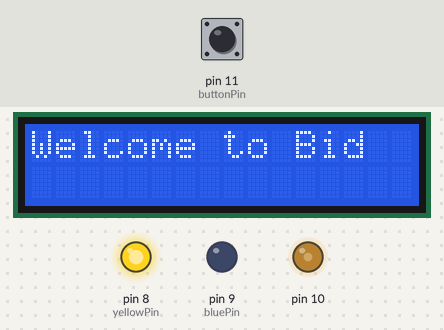
A sketch run on a simulated Arduino Uno, built with avr-gcc and run on an emulated ATmega328P. Parts: 16×2 character LCD, output pins drawn as LEDs (lit = HIGH). Inputs (shaded band) come from the test bench; at power-on: pin 11 (buttonPin) HIGH.

Above: at 1.2 s.
1.3 s: pin 11 (buttonPin) pulled LOW for 0.6 s
At 2.0 s:
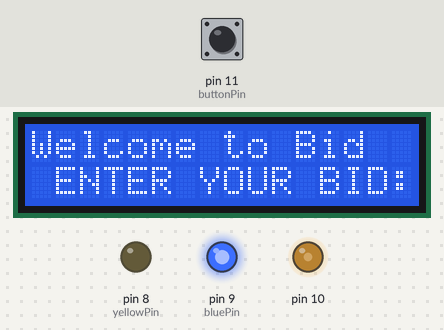
Timing chart, 0 to 4.3 s (numbered marks = the images above; inputs shaded):
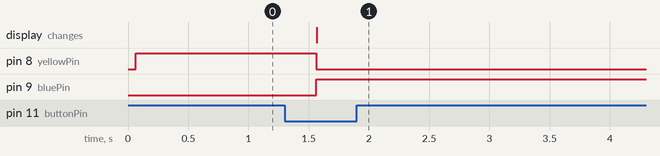

The sketch:

Arduino_Bidding.ino
```cpp
// include the library code:
#include <LiquidCrystal.h>
#include <Wire.h>


int buttonPin = 11; // Button used as a trigger for the user ..

// SET UP FOR THE LCD ..
const int rs = 7, en = 6, d4 = 5, d5 = 4, d6 = 3, d7 = 2;
LiquidCrystal lcd(rs, en, d4, d5, d6, d7);
 // -----------------------------------------------------------------


int Contrast = 100; // using this so we do not need for a (POTENTIOMETER) ..
int yellowPin = 8;
int bluePin = 9;

void setup() {

  analogWrite(10, Contrast); // setting up the contrast of the LCD
  pinMode(yellowPin, OUTPUT);
  pinMode(bluePin, OUTPUT);
  pinMode(buttonPin, INPUT_PULLUP);

  lcd.begin(16, 2);  // set up the LCD's number of columns and rows ..
  lcd.setCursor(0, 0); // First line, Welcoming message ..
  lcd.print("Welcome to Bid");
}

void loop() {

  int push = digitalRead(buttonPin); // Readings from button

  digitalWrite(bluePin, LOW);
  digitalWrite(yellowPin, HIGH);

  if (push != 1) // if the button is pushed. Then and only then, we Turn on the blue led and show a message ..
  {
    digitalWrite(yellowPin, LOW);
    digitalWrite(bluePin, HIGH);

    lcd.setCursor(0, 1);
    lcd.print(" ENTER YOUR BID: ");
    delay(500000); // 50 seconds delay so the the LED stays on ..
  }


  delay(500);
}
```

Measured:
- after the input at 1.3 s, pin 8 (yellowPin): HIGH → LOW after 0.26 s; pin 9 (bluePin): LOW → HIGH after 0.26 s; the display: changes after 0.27 s (image 1)
